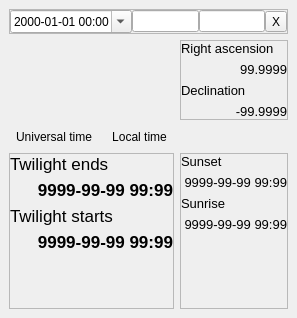
<?xml version="1.0" encoding="UTF-8"?>
<ui version="4.0">
 <class>CSunDockWidget</class>
 <widget class="QDockWidget" name="CSunDockWidget">
  <property name="geometry">
   <rect>
    <x>0</x>
    <y>0</y>
    <width>297</width>
    <height>318</height>
   </rect>
  </property>
  <property name="windowTitle">
   <string>DockWidget</string>
  </property>
  <widget class="QWidget" name="dockWidgetContents">
   <layout class="QGridLayout" name="gridLayout">
    <item row="5" column="0">
     <widget class="QFrame" name="frame_4">
      <property name="sizePolicy">
       <sizepolicy hsizetype="Expanding" vsizetype="Expanding">
        <horstretch>0</horstretch>
        <verstretch>0</verstretch>
       </sizepolicy>
      </property>
      <property name="frameShape">
       <enum>QFrame::StyledPanel</enum>
      </property>
      <property name="frameShadow">
       <enum>QFrame::Raised</enum>
      </property>
      <layout class="QVBoxLayout" name="verticalLayout_3">
       <property name="leftMargin">
        <number>0</number>
       </property>
       <property name="topMargin">
        <number>0</number>
       </property>
       <property name="rightMargin">
        <number>0</number>
       </property>
       <property name="bottomMargin">
        <number>0</number>
       </property>
       <item>
        <widget class="QLabel" name="twilightEndLabel">
         <property name="font">
          <font>
           <pointsize>13</pointsize>
          </font>
         </property>
         <property name="text">
          <string>Twilight ends</string>
         </property>
        </widget>
       </item>
       <item>
        <widget class="QLabel" name="twilightEnd">
         <property name="font">
          <font>
           <pointsize>13</pointsize>
           <bold>true</bold>
          </font>
         </property>
         <property name="text">
          <string notr="true">9999-99-99 99:99</string>
         </property>
         <property name="alignment">
          <set>Qt::AlignRight|Qt::AlignTrailing|Qt::AlignVCenter</set>
         </property>
        </widget>
       </item>
       <item>
        <widget class="QLabel" name="twilightStartLabel">
         <property name="font">
          <font>
           <pointsize>13</pointsize>
          </font>
         </property>
         <property name="text">
          <string>Twilight starts</string>
         </property>
        </widget>
       </item>
       <item>
        <widget class="QLabel" name="twilightStart">
         <property name="font">
          <font>
           <pointsize>13</pointsize>
           <bold>true</bold>
          </font>
         </property>
         <property name="text">
          <string notr="true">9999-99-99 99:99</string>
         </property>
         <property name="alignment">
          <set>Qt::AlignRight|Qt::AlignTrailing|Qt::AlignVCenter</set>
         </property>
        </widget>
       </item>
       <item>
        <spacer name="verticalSpacer_2">
         <property name="orientation">
          <enum>Qt::Vertical</enum>
         </property>
         <property name="sizeHint" stdset="0">
          <size>
           <width>20</width>
           <height>40</height>
          </size>
         </property>
        </spacer>
       </item>
      </layout>
     </widget>
    </item>
    <item row="4" column="0">
     <layout class="QHBoxLayout" name="horizontalLayout">
      <item>
       <widget class="QToolButton" name="universalTimeButton">
        <property name="text">
         <string>Universal time</string>
        </property>
        <property name="checkable">
         <bool>true</bool>
        </property>
        <property name="checked">
         <bool>false</bool>
        </property>
        <property name="autoExclusive">
         <bool>true</bool>
        </property>
        <property name="autoRaise">
         <bool>true</bool>
        </property>
       </widget>
      </item>
      <item>
       <widget class="QToolButton" name="localTimeButton">
        <property name="text">
         <string>Local time</string>
        </property>
        <property name="checkable">
         <bool>true</bool>
        </property>
        <property name="autoExclusive">
         <bool>true</bool>
        </property>
        <property name="autoRaise">
         <bool>true</bool>
        </property>
       </widget>
      </item>
      <item>
       <spacer name="horizontalSpacer">
        <property name="orientation">
         <enum>Qt::Horizontal</enum>
        </property>
        <property name="sizeHint" stdset="0">
         <size>
          <width>40</width>
          <height>20</height>
         </size>
        </property>
       </spacer>
      </item>
     </layout>
    </item>
    <item row="2" column="1">
     <widget class="QFrame" name="frame_2">
      <property name="sizePolicy">
       <sizepolicy hsizetype="Expanding" vsizetype="Preferred">
        <horstretch>0</horstretch>
        <verstretch>0</verstretch>
       </sizepolicy>
      </property>
      <property name="frameShape">
       <enum>QFrame::StyledPanel</enum>
      </property>
      <property name="frameShadow">
       <enum>QFrame::Raised</enum>
      </property>
      <layout class="QVBoxLayout" name="verticalLayout">
       <property name="leftMargin">
        <number>0</number>
       </property>
       <property name="topMargin">
        <number>0</number>
       </property>
       <property name="rightMargin">
        <number>0</number>
       </property>
       <property name="bottomMargin">
        <number>0</number>
       </property>
       <item>
        <widget class="QLabel" name="rascLabel">
         <property name="font">
          <font>
           <pointsize>10</pointsize>
           <bold>false</bold>
          </font>
         </property>
         <property name="text">
          <string>Right ascension</string>
         </property>
        </widget>
       </item>
       <item>
        <widget class="QLabel" name="rasc">
         <property name="font">
          <font>
           <pointsize>10</pointsize>
           <bold>false</bold>
          </font>
         </property>
         <property name="text">
          <string notr="true">99.9999</string>
         </property>
         <property name="alignment">
          <set>Qt::AlignRight|Qt::AlignTrailing|Qt::AlignVCenter</set>
         </property>
        </widget>
       </item>
       <item>
        <widget class="QLabel" name="declLabel">
         <property name="font">
          <font>
           <pointsize>10</pointsize>
           <bold>false</bold>
          </font>
         </property>
         <property name="text">
          <string>Declination</string>
         </property>
        </widget>
       </item>
       <item>
        <widget class="QLabel" name="decl">
         <property name="font">
          <font>
           <pointsize>10</pointsize>
           <bold>false</bold>
          </font>
         </property>
         <property name="text">
          <string notr="true">-99.9999</string>
         </property>
         <property name="alignment">
          <set>Qt::AlignRight|Qt::AlignTrailing|Qt::AlignVCenter</set>
         </property>
        </widget>
       </item>
      </layout>
     </widget>
    </item>
    <item row="5" column="1">
     <widget class="QFrame" name="frame_3">
      <property name="frameShape">
       <enum>QFrame::StyledPanel</enum>
      </property>
      <property name="frameShadow">
       <enum>QFrame::Raised</enum>
      </property>
      <layout class="QVBoxLayout" name="verticalLayout_2">
       <property name="leftMargin">
        <number>0</number>
       </property>
       <property name="topMargin">
        <number>0</number>
       </property>
       <property name="rightMargin">
        <number>0</number>
       </property>
       <property name="bottomMargin">
        <number>0</number>
       </property>
       <item>
        <widget class="QLabel" name="sunsetLabel">
         <property name="font">
          <font>
           <pointsize>10</pointsize>
          </font>
         </property>
         <property name="text">
          <string>Sunset</string>
         </property>
        </widget>
       </item>
       <item>
        <widget class="QLabel" name="sunset">
         <property name="font">
          <font>
           <pointsize>10</pointsize>
          </font>
         </property>
         <property name="text">
          <string notr="true">9999-99-99 99:99</string>
         </property>
         <property name="alignment">
          <set>Qt::AlignRight|Qt::AlignTrailing|Qt::AlignVCenter</set>
         </property>
        </widget>
       </item>
       <item>
        <widget class="QLabel" name="sunriseLabel">
         <property name="font">
          <font>
           <pointsize>10</pointsize>
          </font>
         </property>
         <property name="text">
          <string>Sunrise</string>
         </property>
        </widget>
       </item>
       <item>
        <widget class="QLabel" name="sunrise">
         <property name="font">
          <font>
           <pointsize>10</pointsize>
          </font>
         </property>
         <property name="text">
          <string notr="true">9999-99-99 99:99</string>
         </property>
         <property name="alignment">
          <set>Qt::AlignRight|Qt::AlignTrailing|Qt::AlignVCenter</set>
         </property>
        </widget>
       </item>
       <item>
        <spacer name="verticalSpacer">
         <property name="orientation">
          <enum>Qt::Vertical</enum>
         </property>
         <property name="sizeHint" stdset="0">
          <size>
           <width>20</width>
           <height>40</height>
          </size>
         </property>
        </spacer>
       </item>
      </layout>
     </widget>
    </item>
    <item row="0" column="0" colspan="2">
     <widget class="QFrame" name="frame">
      <property name="frameShape">
       <enum>QFrame::StyledPanel</enum>
      </property>
      <property name="frameShadow">
       <enum>QFrame::Raised</enum>
      </property>
      <layout class="QHBoxLayout" name="horizontalLayout_2">
       <property name="spacing">
        <number>0</number>
       </property>
       <property name="leftMargin">
        <number>0</number>
       </property>
       <property name="topMargin">
        <number>0</number>
       </property>
       <property name="rightMargin">
        <number>0</number>
       </property>
       <property name="bottomMargin">
        <number>0</number>
       </property>
       <item>
        <widget class="QDateTimeEdit" name="dateTimeEdit">
         <property name="sizePolicy">
          <sizepolicy hsizetype="Expanding" vsizetype="Fixed">
           <horstretch>1</horstretch>
           <verstretch>0</verstretch>
          </sizepolicy>
         </property>
         <property name="displayFormat">
          <string notr="true">yyyy-MM-dd HH:mm</string>
         </property>
         <property name="calendarPopup">
          <bool>true</bool>
         </property>
        </widget>
       </item>
       <item>
        <widget class="QLineEdit" name="lonEdit">
         <property name="sizePolicy">
          <sizepolicy hsizetype="Expanding" vsizetype="Fixed">
           <horstretch>1</horstretch>
           <verstretch>0</verstretch>
          </sizepolicy>
         </property>
         <property name="maxLength">
          <number>128</number>
         </property>
        </widget>
       </item>
       <item>
        <widget class="QLineEdit" name="latEdit">
         <property name="sizePolicy">
          <sizepolicy hsizetype="Expanding" vsizetype="Fixed">
           <horstretch>1</horstretch>
           <verstretch>0</verstretch>
          </sizepolicy>
         </property>
         <property name="maxLength">
          <number>128</number>
         </property>
        </widget>
       </item>
       <item>
        <widget class="QToolButton" name="resetButton">
         <property name="text">
          <string notr="true">X</string>
         </property>
        </widget>
       </item>
      </layout>
     </widget>
    </item>
    <item row="2" column="0">
     <widget class="CSunWidget" name="sun" native="true"/>
    </item>
   </layout>
  </widget>
 </widget>
 <customwidgets>
  <customwidget>
   <class>CSunWidget</class>
   <extends>QWidget</extends>
   <header>CSunWidget.h</header>
   <container>1</container>
  </customwidget>
 </customwidgets>
 <resources/>
 <connections/>
</ui>
